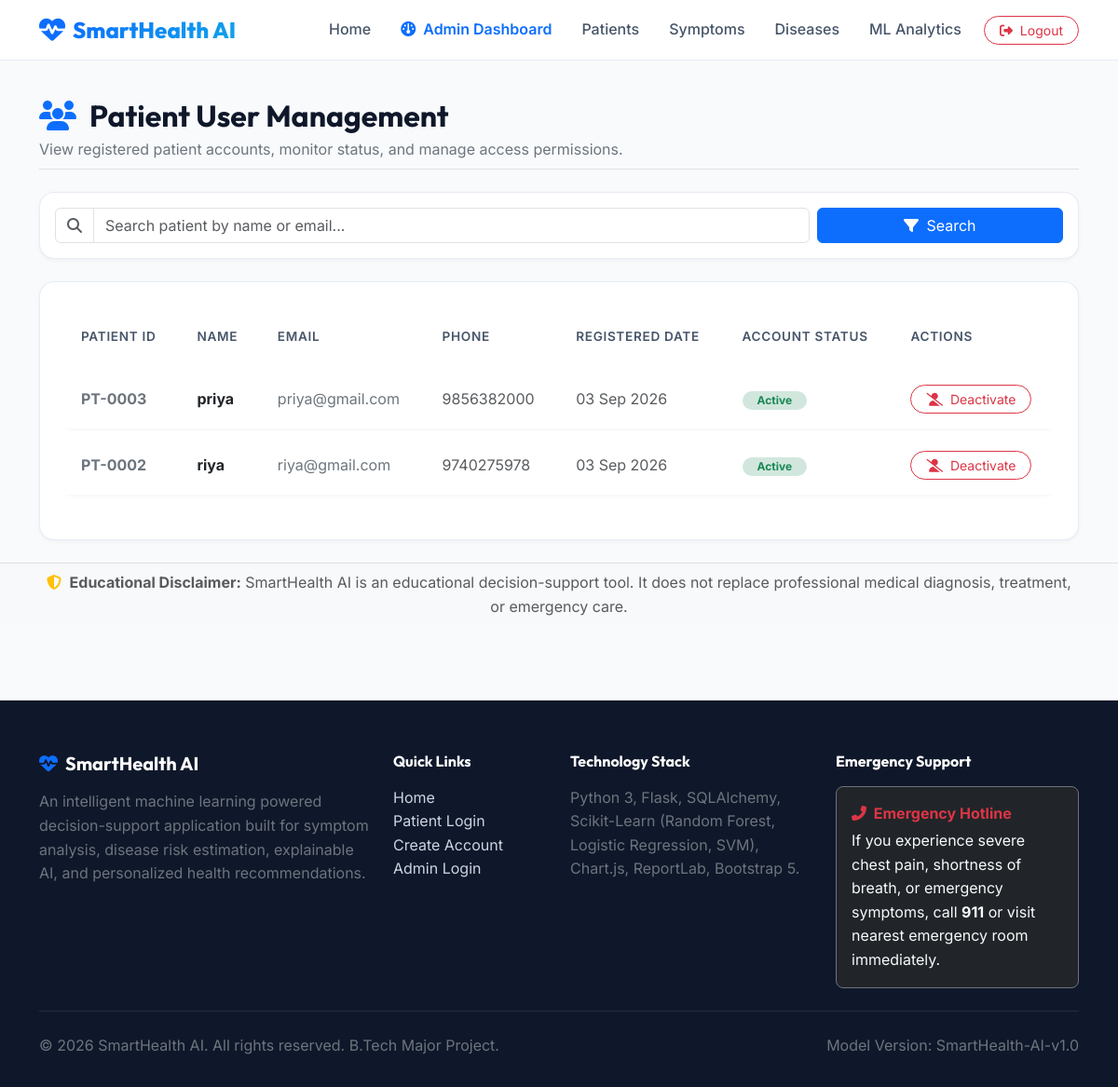
Before: /admin/users (signed in) with the older database file.
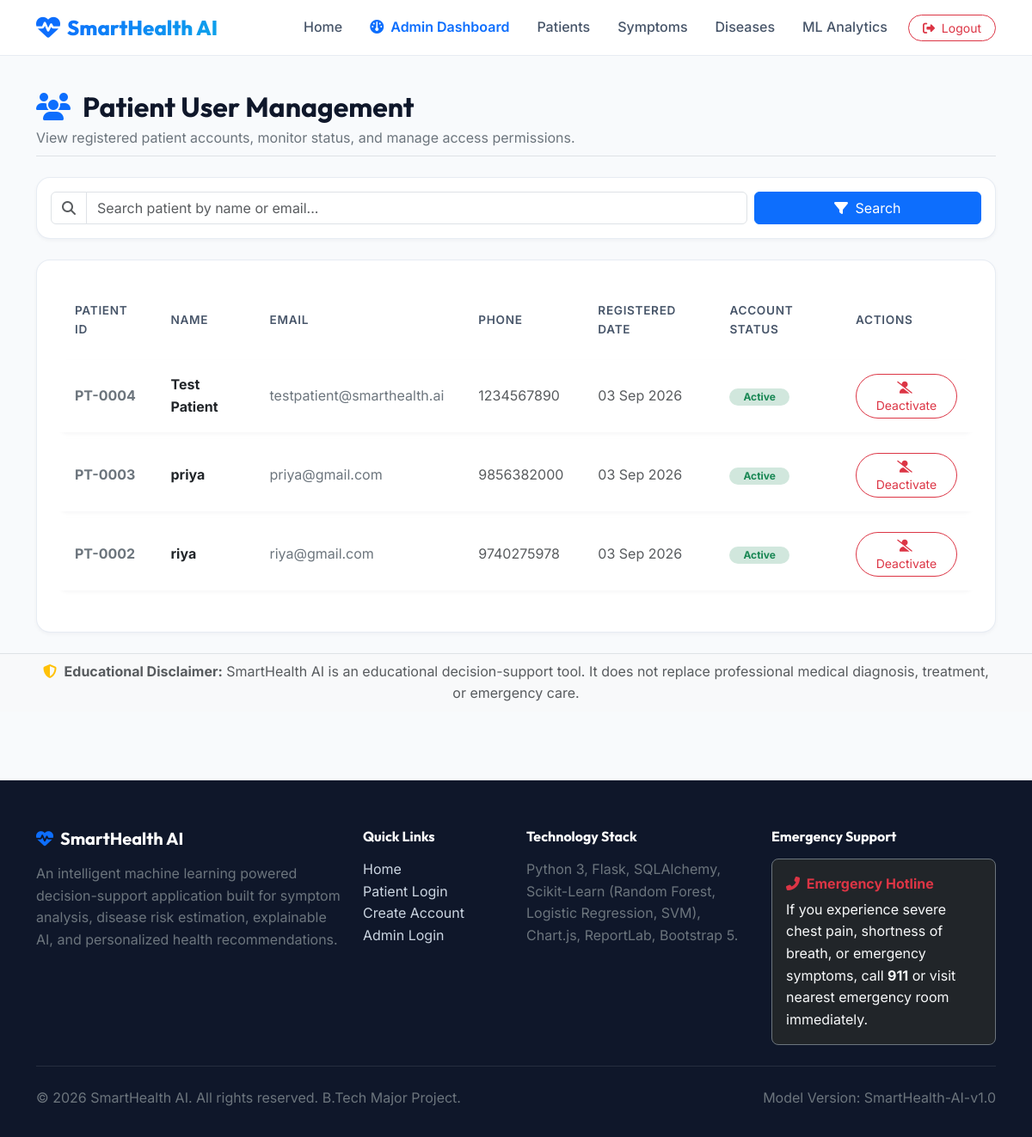
After: the same page with the newer database file.
### app/models/user.py (models this page shows, shortened)
class User(UserMixin, db.Model):
    __tablename__ = 'users'
    id = db.Column(db.Integer, primary_key=True)
    name = db.Column(db.String(100), nullable=False)
    email = db.Column(db.String(120), unique=True, nullable=False, index=True)
    password_hash = db.Column(db.String(255), nullable=False)
    phone = db.Column(db.String(20), nullable=True)
    date_of_birth = db.Column(db.String(20), nullable=True)
    gender = db.Column(db.String(20), nullable=True)
    role = db.Column(db.String(20), nullable=False, default='patient') # 'patient' or 'admin'
    created_at = db.Column(db.DateTime, default=datetime.utcnow)
    is_active = db.Column(db.Boolean, default=True)
    profile = db.relationship('PatientProfile', backref='user', uselist=False, cascade='all, delete-orphan')
    predictions = db.relationship('Prediction', backref='user', lazy='dynamic', cascade='all, delete-orphan')
    def is_admin(self):
        return self.role == 'admin'

### app/routes/admin.py (the view)
@admin_bp.route('/users')
@login_required
@admin_required
def users():
    search = request.args.get('search', '').strip()
    query = User.query.filter_by(role='patient')
    if search:
        query = query.filter((User.name.ilike(f"%{search}%")) | (User.email.ilike(f"%{search}%")))
    patients = query.order_by(User.created_at.desc()).all()
    return render_template('admin/users.html', patients=patients, search=search)

### app/utils/helpers.py (called while the page is built)
def admin_required(f):
    @wraps(f)
    def decorated_function(*args, **kwargs):
        if not current_user.is_authenticated or not current_user.is_admin():
            flash('Access denied. Administrator privileges are required to access this resource.', 'danger')
            return redirect(url_for('auth.admin_login'))
        return f(*args, **kwargs)
    return decorated_function

### templates/admin/users.html (shortened to what this page needs)
{% extends "base.html" %}
{% block content %}
<div class="container py-4">
    <div class="d-flex flex-column flex-md-row justify-content-between align-items-md-center mb-4 pb-2 border-bottom">
        <div>
            <h2 class="fw-bold mb-1"><i class="fa-solid fa-users text-primary me-2"></i> Patient User Management</h2>
            <p class="text-secondary mb-0 fs-7">View registered patient accounts, monitor status, and manage access permissions.</p>
        </div>
    </div>
    <div class="card-modern p-3 mb-4">
        <form method="GET" action="{{ url_for('admin.users') }}" class="row g-2">
            <div class="col-md-9">
                <div class="input-group">
                    <span class="input-group-text bg-white"><i class="fa-solid fa-magnifying-glass text-muted"></i></span>
                    <input type="text" name="search" class="form-control" placeholder="Search patient by name or email..." value="{{ search }}">
                </div>
            </div>
            <div class="col-md-3 d-flex gap-2">
                <button type="submit" class="btn btn-primary w-100"><i class="fa-solid fa-filter me-1"></i> Search</button>
            </div>
        </form>
    </div>
    <div class="card-modern p-4">
        <div class="table-responsive">
            <table class="table table-custom align-middle">
                <thead>
                    <tr>
                        <th>Patient ID</th>
                        <th>Name</th>
                        <th>Email</th>
                        <th>Phone</th>
                        <th>Registered Date</th>
                        <th>Account Status</th>
                        <th>Actions</th>
                    </tr>
                </thead>
                <tbody>
                    {% for patient in patients %}
                        <tr>
                            <td class="fw-bold text-secondary">PT-{{ "%04d"|format(patient.id) }}</td>
                            <td class="fw-bold text-dark">{{ patient.name }}</td>
                            <td class="fs-7 text-secondary">{{ patient.email }}</td>
                            <td class="fs-7 text-muted">{{ patient.phone or 'N/A' }}</td>
                            <td class="fs-7 text-muted">{{ patient.created_at.strftime('%d %b %Y') }}</td>
                            <td>
                                {% if patient.is_active %}
                                    <span class="badge bg-success-subtle text-success rounded-pill px-3 py-1">Active</span>
                                {% else %}
                                    <span class="badge bg-danger-subtle text-danger rounded-pill px-3 py-1">Deactivated</span>
                                {% endif %}
                            </td>
                            <td>
                                <form method="POST" action="{{ url_for('admin.toggle_user_status', user_id=patient.id) }}">
                                    {% if patient.is_active %}
                                        <button type="submit" class="btn btn-sm btn-outline-danger rounded-pill px-3">
                                            <i class="fa-solid fa-user-slash me-1"></i> Deactivate
                                        </button>
                                    {% else %}
                                        <button type="submit" class="btn btn-sm btn-outline-success rounded-pill px-3">
                                            <i class="fa-solid fa-user-check me-1"></i> Enable
                                        </button>
                                    {% endif %}
                                </form>
                            </td>
                        </tr>
                    {% else %}
                        <tr>
                            <td colspan="7" class="text-center py-4 text-muted">No patient records found matching query.</td>
                        </tr>
                    {% endfor %}
                </tbody>
            </table>
        </div>
    </div>
</div>
{% endblock %}

Changed rows visible on the page:
added User: id "0004", name "Test Patient", email "testpatient@smarthealth.ai", phone "1234567890", created_at "03 Sep 2026", is_active "Active"
